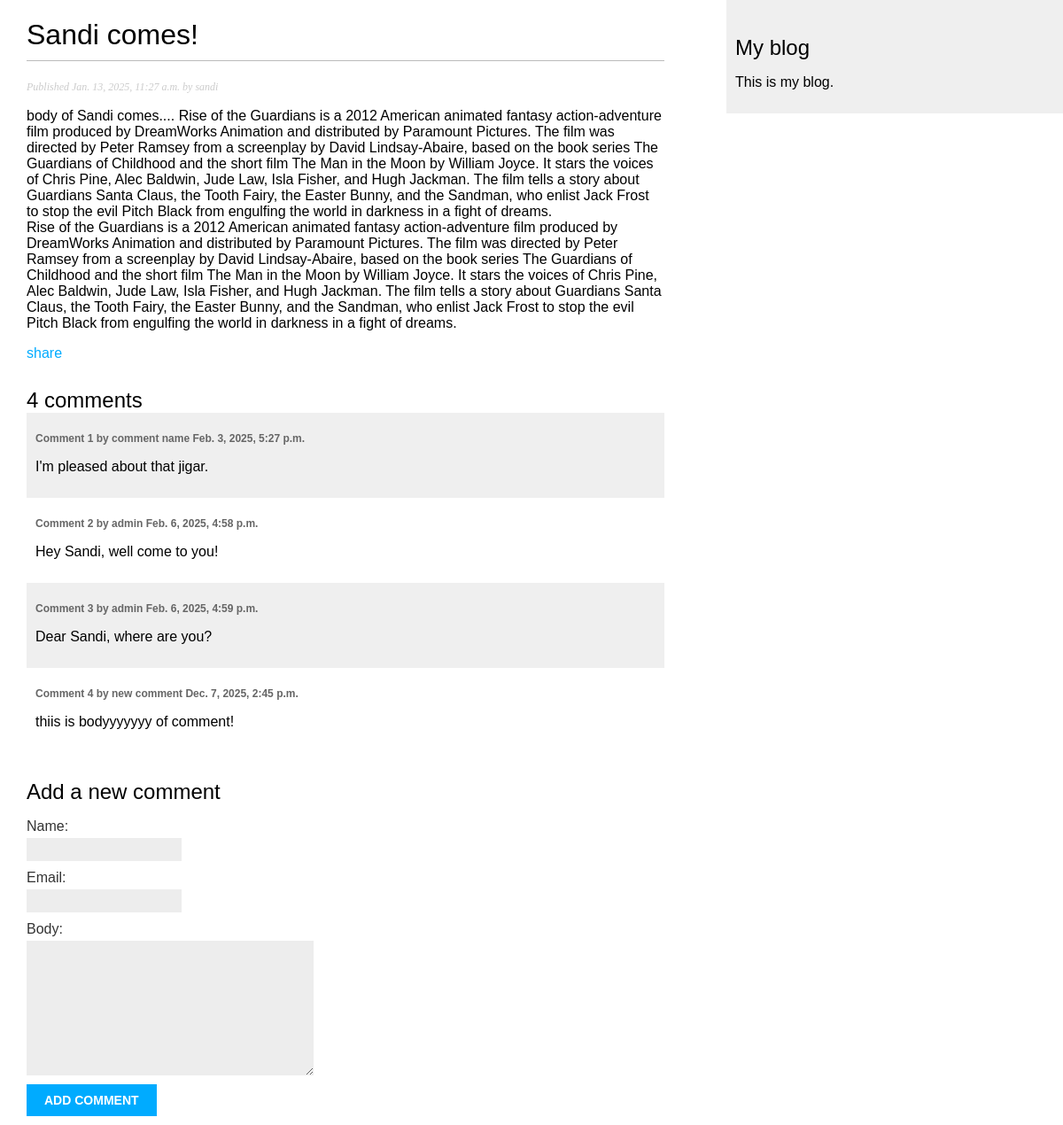
/blog/2025/1/13/sandy-comes/, run on the app's committed database.
### blog/models.py (models this page shows, shortened)
class Post(models.Model):
    class Status(models.TextChoices):
        DRAFT = 'DF', 'Draft'
        PUBLISHED = 'PB', 'Published'
    title= models.CharField(max_length=250)
    slug= models.SlugField(max_length=250, unique_for_date='publish')
    body= models.TextField()
    publish = models.DateTimeField(default=timezone.now)
    created = models.DateTimeField(auto_now_add=True)
    updated = models.DateTimeField(auto_now=True)
    status = models.CharField(
        max_length=2,
        choices=Status,
        default=Status.DRAFT
    )
    author = models.ForeignKey(settings.AUTH_USER_MODEL, on_delete=models.CASCADE, related_name='blog_posts')
    objects = models.Manager()
    published = publishedManager()
    tags = TaggableManager()
    class Meta:
        ordering = ['-publish']
        indexes = [
            models.Index(fields=['-publish']),
        ]

class Comment(models.Model):
    post = models.ForeignKey(Post, on_delete=models.CASCADE, related_name='comments')
    name = models.CharField(max_length=80)
    email = models.EmailField()
    body = models.TextField()
    created = models.DateTimeField(auto_now_add=True)
    updated = models.DateTimeField(auto_now=True)
    active = models.BooleanField(default=True)
    class Meta:
        ordering = ['created']
        indexes = [
            models.Index(fields=['created']),
        ]

### blog/views.py (the view)
# urls.py: path('<int:year>/<int:month>/<int:day>/<slug:post>/', views.post_detail, name='post_detail'),
def post_detail(request, year, month, day, post):
    post_data = get_object_or_404(Post, status=Post.Status.PUBLISHED,
                            slug=post,
                            publish__year=year,
                            publish__month=month,
                            publish__day=day)
    comments = post_data.comments.filter(active=True)
    form = CommentForm()
    return render(request, 'blog/post/detail.html', {'post':post_data, 'comments':comments, 'form':form})

### blog/forms.py
class CommentForm(forms.ModelForm):
    class Meta:
        model = Comment
        fields = ['name', 'email', 'body']

### blog/templates/blog/post/detail.html (shortened to what this page needs)
{% extends "blog/base.html" %}
{% block content %}
    <h1>{{ post.title }}</h1>
    <p class="date">
        Published {{ post.publish }} by {{ post.author }}
    </p>
    {{ post.body|linebreaks }}
    <p>
        <a href="{% url "blog:post_share" post.id %}"> share </a>
    </p>
    {% with comments.count as total_comments %}
        <h2>
            {{ total_comments }} comment{{ total_comments|pluralize }}
        </h2>
    {% endwith %}
    {% for comment in comments %}
        <div class="comment">
            <p class="info">
                Comment {{ forloop.counter }} by {{ comment.name }}
                {{ comment.created }}
            </p>
            {{ comment.body|linebreaks }}
        </div>
    {% empty %}
        <p>There are no comments.</p>
    {% endfor %}
    {% include "blog/post/includes/comment_form.html" %}
{% endblock %}

### blog/static/css/blog.css (style rules this page uses)
body { margin:0; padding:0; font-family:helvetica, sans-serif; }
a { color:#00abff; text-decoration:none; }
h1 { font-weight:normal; border-bottom:1px solid #bbb; padding:0 0 10px 0; }
h2 { font-weight:normal; margin:30px 0 0; }
p.date { color:#ccc; font-family: georgia, serif; font-size: 12px; font-style: italic; }
label { float:left; clear:both; color:#333; margin-bottom:4px; }
input, textarea { clear:both; float:left; margin:0 0 10px; background:#ededed; border:0; padding:6px 10px; font-size:12px; }
.comment { padding:10px; }
.comment:nth-child(even) { background:#efefef; }
.comment .info { font-weight:bold; font-size:12px; color:#666; }

### data on the page
Post: title "Sandi comes!", publish "Jan. 13, 2025, 11:27 a.m.", author "sandi", body "body of Sandi comes.... Rise of the Guardians is a 2012 American animated fantasy action-adventure film produced by DreamWorks Animation and distributed by Paramount Pictures. The film was directed by Peter Ramsey from a screenplay by David Lindsay-Abaire, based on the book series The Guardians of Childhood and the short film The Man in the Moon by William Joyce. It stars the voices of Chris Pine, Alec Baldwin, Jude Law, Isla Fisher, and Hugh Jackman. The film tells a story about Guardians Santa Claus, the Tooth Fairy, the Easter Bunny, and the Sandman, who enlist Jack Frost to stop the evil Pitch Black from engulfing the world in darkness in a fight of dreams. Rise of the Guardians is a…"
Comment: name "comment name", created "Feb. 3, 2025, 5:27 p.m.", body "I'm pleased about that jigar."
Comment: name "admin", created "Feb. 6, 2025, 4:58 p.m.", body "Hey Sandi, well come to you!"
Comment: name "admin", created "Feb. 6, 2025, 4:59 p.m.", body "Dear Sandi, where are you?"
Comment: name "new comment", created "Dec. 7, 2025, 2:45 p.m.", body "thiis is bodyyyyyyy of comment!"

### other printed values
{{ total_comments }} "4"
